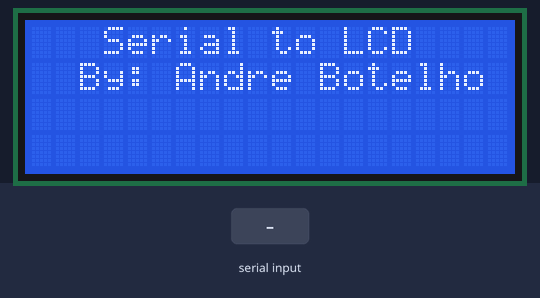
A sketch run on a simulated Arduino Uno, built with avr-gcc and run on an emulated ATmega328P. On the bench: 20×4 character LCD. The inputs (shaded band) are chosen by the test bench.

Above: at 1.2 s.
1.3 s: "1" received over Serial
2.8 s: "0" received over Serial
At 3.9 s:
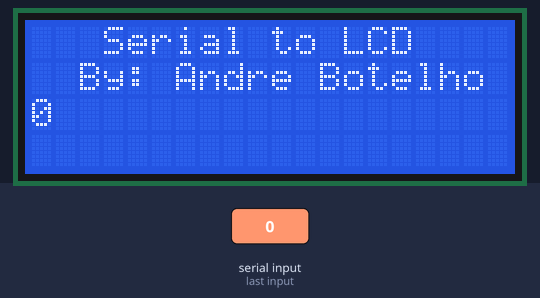
4.3 s: "2" received over Serial
Timing chart, 0 to 7.3 s (numbered marks = the images above; inputs shaded):
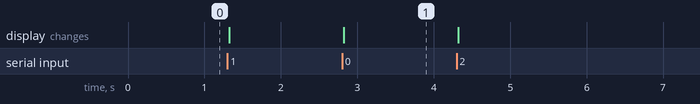

The sketch:

Serial_to_LCD.ino
```cpp
// Serial_to_LCD
// Uses I2C backpack on a 20x4 lcd screen

#include <Wire.h>
#include <LiquidCrystal_I2C.h>

#define COLUMNS  20
#define LINES    4

LiquidCrystal_I2C lcd(0x27, 2, 1, 0, 4, 5, 6, 7, 3, POSITIVE);

void setup() {
  Serial.begin(9600);

  // Initialize the lcd for 20 chars 4 lines and turn on backlight
  lcd.begin(COLUMNS,LINES);
  // Backlight on
  lcd.backlight();

  lcd.setCursor(3,0);
  lcd.print("Serial to LCD");
  lcd.setCursor(2,1);
  lcd.print("By: Andre Botelho");
}

void loop(){

  while(!Serial.available());

  lcd.setCursor(0,2);
  lcd.print("                    ");
  lcd.setCursor(0,2);

  while(Serial.available()){
    lcd.write(Serial.read());
  }
}
```

Measured:
- after the input at 2.8 s, the display: changes at once (image 1)
